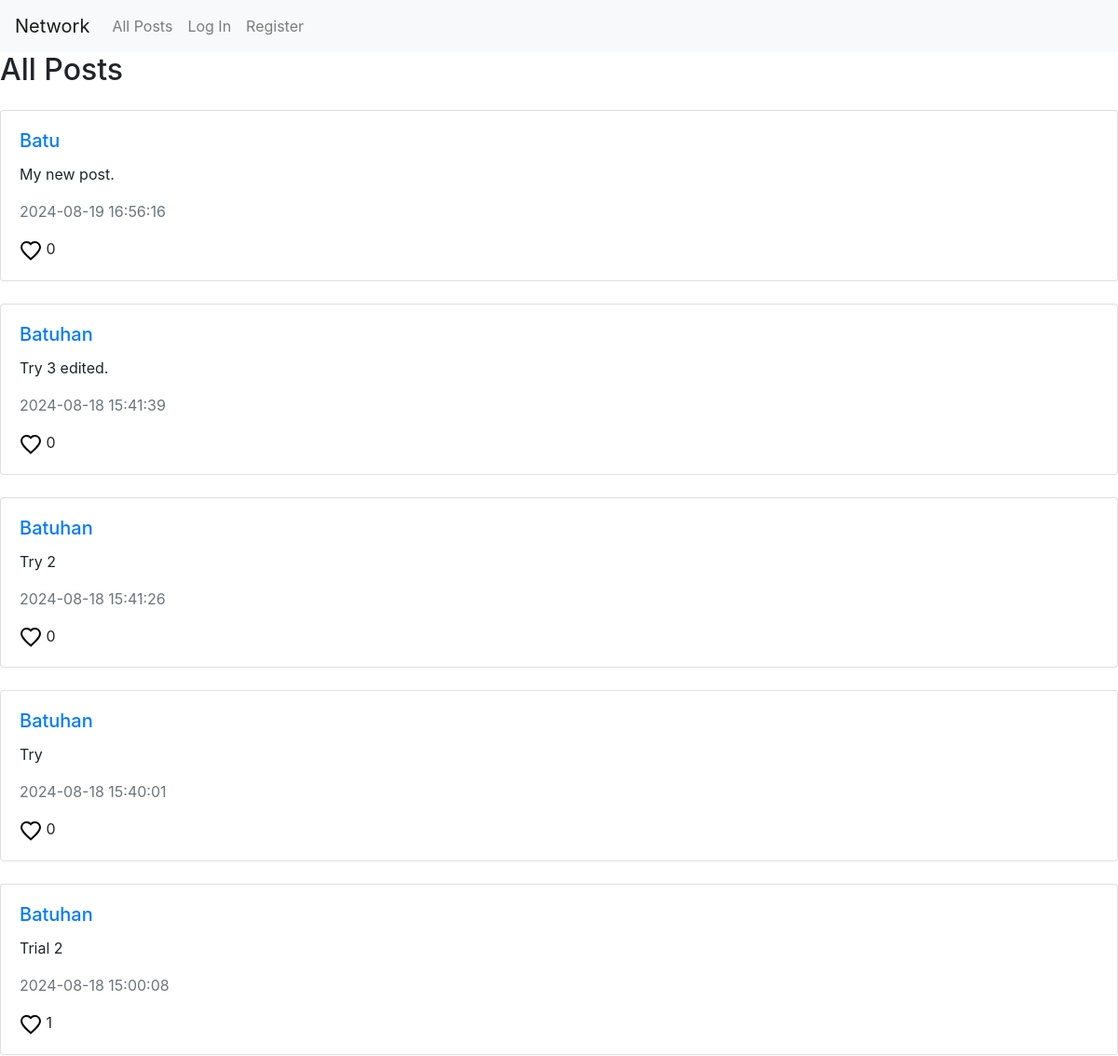
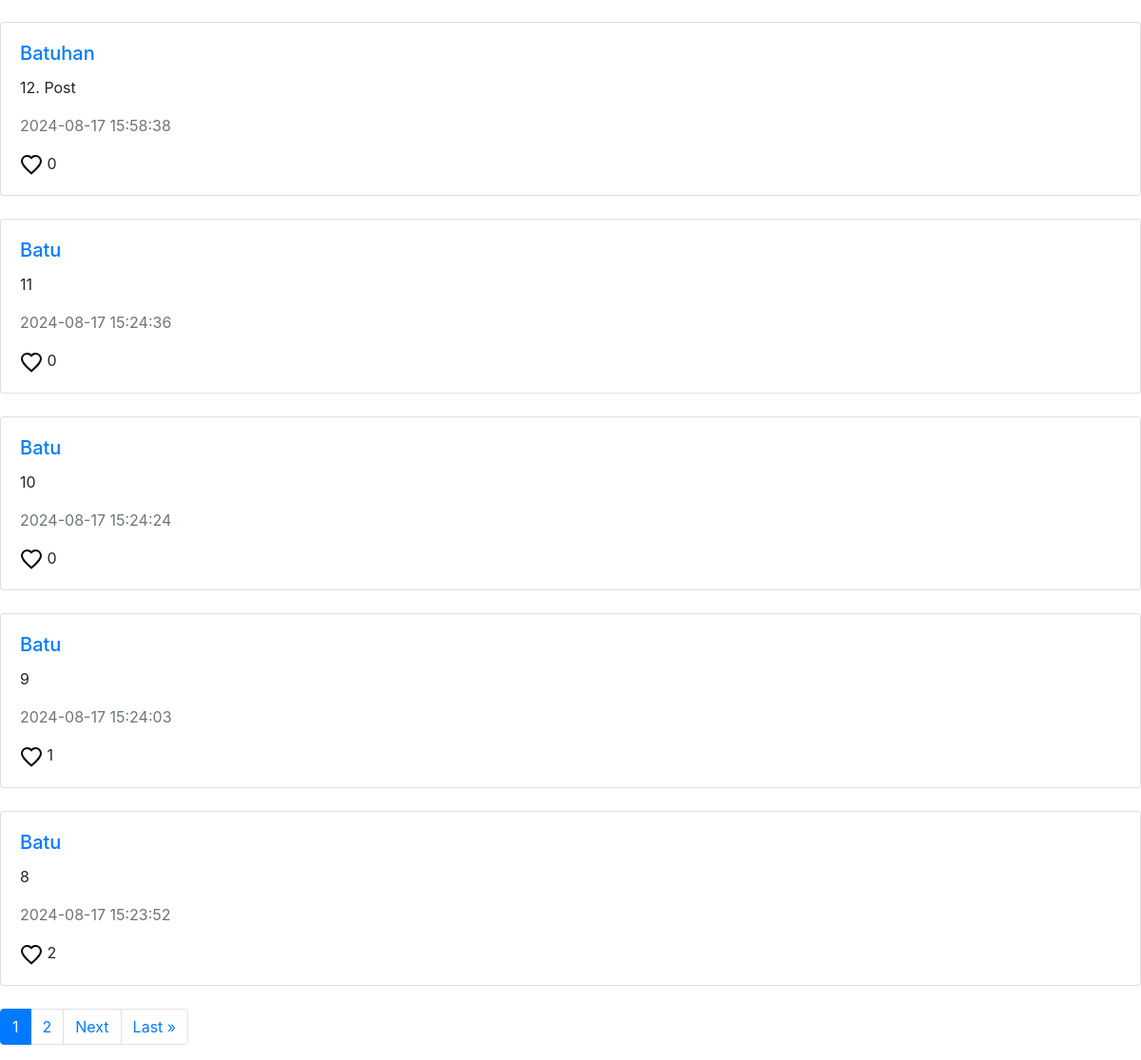
The page / on the database its author committed (2 pictures, top to bottom).
### network/models.py (models this page shows)
class User(AbstractUser):
    following = models.ManyToManyField("self", blank=True, symmetrical=False, related_name="followers")

class Post(models.Model):
    id = models.BigAutoField(primary_key=True)
    post = models.CharField(max_length=280)
    author = models.ForeignKey(User, on_delete=models.CASCADE, related_name="posts")
    date = models.DateTimeField(auto_now_add=True)
    likes = models.ManyToManyField(User, blank=True, related_name="liked")
    parent = models.ForeignKey("self", blank=True, null=True, on_delete=models.CASCADE, related_name="mentions")

### network/views.py (the view)
# urls.py: path("", views.index, name="index"),
def index(request):
    page = request.GET.get("page", 1)
    try:
        page = int(page)
        if page < 1:
            return redirect(reverse("index"))
    except ValueError:
        return redirect(reverse("index"))
    posts = Post.objects.filter(parent=None).order_by('-date')
    paginator = Paginator(posts, 10)
    try:
        current = paginator.page(page)
    except EmptyPage:
        return redirect(reverse("index"))  # Redirect if page number is out of range
    post_data = []
    for post in current:
        post_data.append({
            'id': post.id,
            'content': post.post,
            'author': post.author.get_username(),
            'date': post.date.strftime('%Y-%m-%d %H:%M:%S'),
            'likes': post.likes.count(),
            'userLiked': request.user in post.likes.all(),
            'isAuthor': request.user == post.author
        })
    return render(request, "network/index.html", {
        "page_obj": current,
        "posts": post_data
    })

### network/templates/network/index.html (shortened to what this page needs)
{% extends "network/layout.html" %}
{% block body %}
    <h2>All Posts</h2>
    <div id="posts">
            {% for post in posts %}
            <div class="card my-4 post" data-post-id="{{ post.id }}">
                <div class="card-body">
                    <h5 class="card-title">
                        <a href="{% url 'user' post.author %}">{{ post.author }}</a>
                    </h5>
                    <p class="post-content">{{ post.content }}</p>
                    <p class="text-muted">{{ post.date }}</p>
                    <div>
                        <svg class="like" data-post-id="{{ post.id }}" width="24" height="24" viewBox="0 0 24 24" {% if post.userLiked %} style="fill: red; cursor: pointer;" {% else %} style="fill: transparent; cursor: pointer;" {% endif %}>
                            <path d="M12 21.35l-1.45-1.32C5.4 15.36 2 12.28 2 8.5 2 5.42 4.42 3 7.5 3c1.74 0 3.41.81 4.5 2.09C13.09 3.81 14.76 3 16.5 3 19.58 3 22 5.42 22 8.5c0 3.78-3.4 6.86-8.55 11.54L12 21.35z" stroke="black" stroke-width="2"/>
                        </svg>
                        <span>{{ post.likes }}</span>
                    </div>
                </div>
            </div>
            {% endfor %}
    </div>
    <nav aria-label="Page navigation">
        <ul class="pagination">
            {% for i in page_obj.paginator.page_range %}
            <li class="page-item {% if i == page_obj.number %}active{% endif %}">
                <a class="page-link" href="?page={{ i }}">{{ i }}</a>
            </li>
            {% endfor %}
            {% if page_obj.has_next %}
            <li class="page-item"><a class="page-link" href="?page={{ page_obj.next_page_number }}">Next</a></li>
            <li class="page-item"><a class="page-link" href="?page={{ page_obj.paginator.num_pages }}">Last &raquo;</a></li>
            {% endif %}
        </ul>
    </nav>
{% endblock %}
{% block script %}
{% load static %}
{% endblock %}

### network/templates/network/layout.html (shortened to what this page needs)
{% load static %}
<!DOCTYPE html>
<html lang="en">
    <head>
        <link rel="stylesheet" href="https://stackpath.bootstrapcdn.com/bootstrap/4.4.1/css/bootstrap.min.css">
        <link href="{% static 'network/styles.css' %}" rel="stylesheet">
    </head>
    <body>
        <nav class="navbar navbar-expand-lg navbar-light bg-light">
            <a class="navbar-brand" href="#">Network</a>
            <div>
              <ul class="navbar-nav mr-auto">
                <li class="nav-item">
                  <a class="nav-link" href="{% url 'index' %}">All Posts</a>
                </li>
                {% if user.is_authenticated %}
                    <li class="nav-item">
                        <a class="nav-link" href="{% url 'following' %}">Following</a>
                    </li>
                    <li class="nav-item">
                        <a class="nav-link" href="{% url 'logout' %}">Log Out</a>
                    </li>
                {% else %}
                    <li class="nav-item">
                        <a class="nav-link" href="{% url 'login' %}">Log In</a>
                    </li>
                    <li class="nav-item">
                        <a class="nav-link" href="{% url 'register' %}">Register</a>
                    </li>
                {% endif %}
              </ul>
            </div>
          </nav>
        <div class="body">
            {% block body %}
            {% endblock %}
        </div>
    </body>
</html>

### rows shown on the page
User: author "Batu" "Batu" "Batu" "Batu" "Batu"
Post: content "My new post."
User: author "Batuhan" "Batuhan" "Batuhan" "Batuhan" "Batuhan"
Post: content "Try 3 edited."
Post: content "Try 2"
Post: content "Try"
Post: content "Trial 2"
Post: content "12. Post"
Post: content "11"
Post: content "10"

### other values the page prints
{{ post.date }} "2024-08-19 16:56:16" "2024-08-18 15:41:39" "2024-08-18 15:41:26" "2024-08-18 15:40:01" "2024-08-18 15:00:08" "2024-08-17 15:58:38" "2024-08-17 15:24:36" "2024-08-17 15:24:24" "2024-08-17 15:24:03" "2024-08-17 15:23:52"
{{ post.likes }} "0" "0" "0" "0" "1" "0" "0" "0" "1" "2"
{{ post.content }} "9" "8"
{{ i }} "1" "2"
